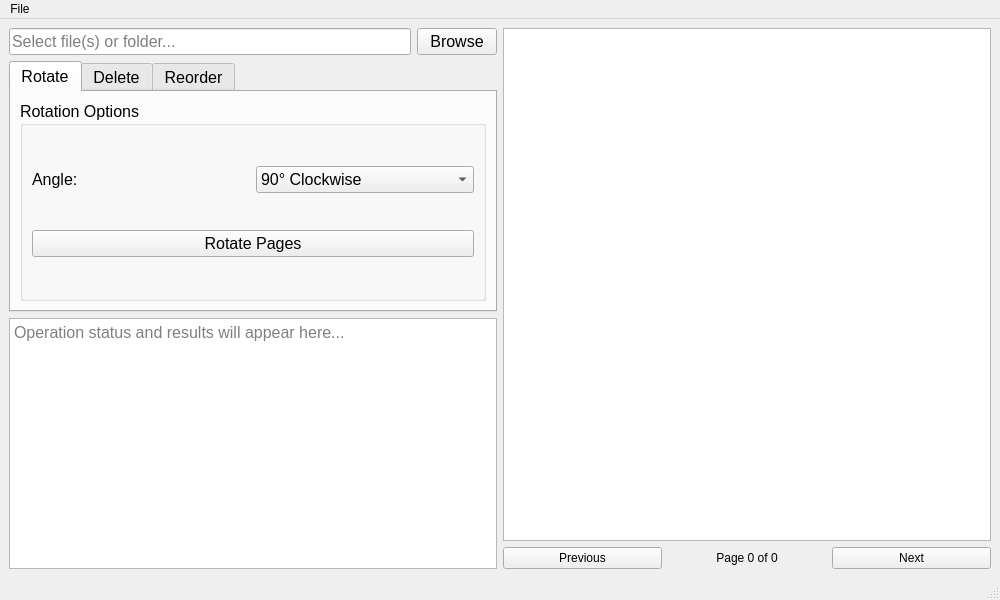
<?xml version="1.0" encoding="UTF-8"?>
<ui version="4.0">
 <class>MainWindow</class>
 <widget class="QMainWindow" name="MainWindow">
  <property name="geometry">
   <rect>
    <x>0</x>
    <y>0</y>
    <width>1000</width>
    <height>600</height>
   </rect>
  </property>
  <property name="windowTitle">
   <string>PDF Page Administrator</string>
  </property>
  <widget class="QWidget" name="centralwidget">
   <layout class="QHBoxLayout" name="horizontalLayout_3">
    <item>
     <layout class="QVBoxLayout" name="leftLayout">
      <item>
       <layout class="QHBoxLayout" name="horizontalLayout">
        <item>
         <widget class="QLineEdit" name="inputFileEdit">
          <property name="font">
           <font>
            <pointsize>12</pointsize>
           </font>
          </property>
          <property name="placeholderText">
           <string>Select file(s) or folder...</string>
          </property>
          <property name="readOnly">
           <bool>true</bool>
          </property>
         </widget>
        </item>
        <item>
         <widget class="QPushButton" name="browseButton">
          <property name="font">
           <font>
            <pointsize>12</pointsize>
           </font>
          </property>
          <property name="text">
           <string>Browse</string>
          </property>
         </widget>
        </item>
       </layout>
      </item>
      <item>
       <widget class="QTabWidget" name="operationsTab">
        <property name="font">
         <font>
          <pointsize>12</pointsize>
         </font>
        </property>
        <property name="currentIndex">
         <number>0</number>
        </property>
        <widget class="QWidget" name="rotateTab">
         <attribute name="title">
          <string>Rotate</string>
         </attribute>
         <layout class="QVBoxLayout" name="verticalLayout">
          <item>
           <widget class="QGroupBox" name="rotateGroup">
            <property name="title">
             <string>Rotation Options</string>
            </property>
            <layout class="QVBoxLayout" name="verticalLayout_2">
             <item>
              <layout class="QHBoxLayout" name="horizontalLayout_2">
               <item>
                <widget class="QLabel" name="angleLabel">
                 <property name="text">
                  <string>Angle:</string>
                 </property>
                </widget>
               </item>
               <item>
                <widget class="QComboBox" name="angleCombo">
                 <item>
                  <property name="text">
                   <string>90° Clockwise</string>
                  </property>
                 </item>
                 <item>
                  <property name="text">
                   <string>90° Counter-clockwise</string>
                  </property>
                 </item>
                 <item>
                  <property name="text">
                   <string>180°</string>
                  </property>
                 </item>
                </widget>
               </item>
              </layout>
             </item>
             <item>
              <widget class="QPushButton" name="rotateButton">
               <property name="text">
                <string>Rotate Pages</string>
               </property>
              </widget>
             </item>
            </layout>
           </widget>
          </item>
         </layout>
        </widget>
        <widget class="QWidget" name="deleteTab">
         <attribute name="title">
          <string>Delete</string>
         </attribute>
         <layout class="QVBoxLayout" name="verticalLayout_3">
          <item>
           <widget class="QGroupBox" name="deleteGroup">
            <property name="title">
             <string>Delete Options</string>
            </property>
            <layout class="QVBoxLayout" name="verticalLayout_4">
             <item>
              <layout class="QHBoxLayout" name="horizontalLayout_3">
               <item>
                <widget class="QLabel" name="pagesLabel">
                 <property name="text">
                  <string>Pages:</string>
                 </property>
                </widget>
               </item>
               <item>
                <widget class="QLineEdit" name="pagesEdit">
                 <property name="placeholderText">
                  <string>e.g., 1,2,3 or 1-3</string>
                 </property>
                </widget>
               </item>
              </layout>
             </item>
             <item>
              <widget class="QPushButton" name="deleteButton">
               <property name="text">
                <string>Delete Pages</string>
               </property>
              </widget>
             </item>
            </layout>
           </widget>
          </item>
         </layout>
        </widget>
        <widget class="QWidget" name="reorderTab">
         <attribute name="title">
          <string>Reorder</string>
         </attribute>
         <layout class="QVBoxLayout" name="verticalLayout_5">
          <item>
           <widget class="QGroupBox" name="reorderGroup">
            <property name="title">
             <string>Reorder Options</string>
            </property>
            <layout class="QVBoxLayout" name="verticalLayout_6">
             <item>
              <layout class="QHBoxLayout" name="horizontalLayout_4">
               <item>
                <widget class="QLabel" name="orderLabel">
                 <property name="text">
                  <string>New Order:</string>
                 </property>
                </widget>
               </item>
               <item>
                <widget class="QLineEdit" name="orderEdit">
                 <property name="placeholderText">
                  <string>e.g., 3,1,2 or 2-1</string>
                 </property>
                </widget>
               </item>
              </layout>
             </item>
             <item>
              <widget class="QPushButton" name="reorderButton">
               <property name="text">
                <string>Reorder Pages</string>
               </property>
              </widget>
             </item>
            </layout>
           </widget>
          </item>
         </layout>
        </widget>
       </widget>
      </item>
      <item>
       <widget class="QTextEdit" name="outputText">
        <property name="font">
         <font>
          <pointsize>12</pointsize>
         </font>
        </property>
        <property name="readOnly">
         <bool>true</bool>
        </property>
        <property name="placeholderText">
         <string>Operation status and results will appear here...</string>
        </property>
       </widget>
      </item>
     </layout>
    </item>
    <item>
     <layout class="QVBoxLayout" name="rightLayout">
      <item>
       <widget class="QGraphicsView" name="previewView">
        <property name="sizePolicy">
         <sizepolicy hsizetype="Expanding" vsizetype="Expanding">
          <horstretch>1</horstretch>
          <verstretch>0</verstretch>
         </sizepolicy>
        </property>
       </widget>
      </item>
      <item>
       <layout class="QHBoxLayout" name="navigationLayout">
        <item>
         <widget class="QPushButton" name="prevButton">
          <property name="text">
           <string>Previous</string>
          </property>
         </widget>
        </item>
        <item>
         <widget class="QLabel" name="pageLabel">
          <property name="text">
           <string>Page 0 of 0</string>
          </property>
          <property name="alignment">
           <set>Qt::AlignCenter</set>
          </property>
         </widget>
        </item>
        <item>
         <widget class="QPushButton" name="nextButton">
          <property name="text">
           <string>Next</string>
          </property>
         </widget>
        </item>
       </layout>
      </item>
     </layout>
    </item>
   </layout>
  </widget>
  <widget class="QMenuBar" name="menubar">
   <property name="geometry">
    <rect>
     <x>0</x>
     <y>0</y>
     <width>1000</width>
     <height>27</height>
    </rect>
   </property>
   <widget class="QMenu" name="menuFile">
    <property name="title">
     <string>File</string>
    </property>
    <addaction name="actionExit"/>
   </widget>
   <addaction name="menuFile"/>
  </widget>
  <widget class="QStatusBar" name="statusbar"/>
  <action name="actionExit">
   <property name="text">
    <string>Exit</string>
   </property>
   <property name="shortcut">
    <string>Ctrl+Q</string>
   </property>
  </action>
 </widget>
 <resources/>
 <connections/>
</ui>
